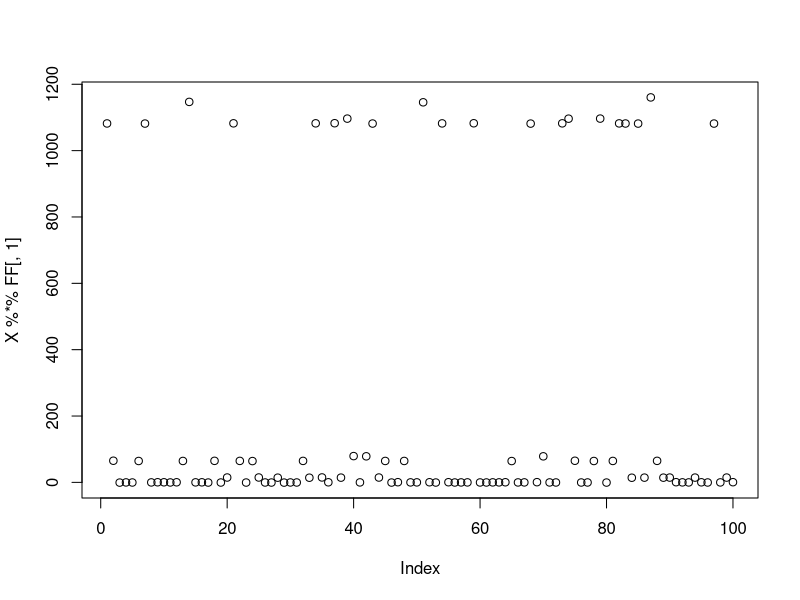
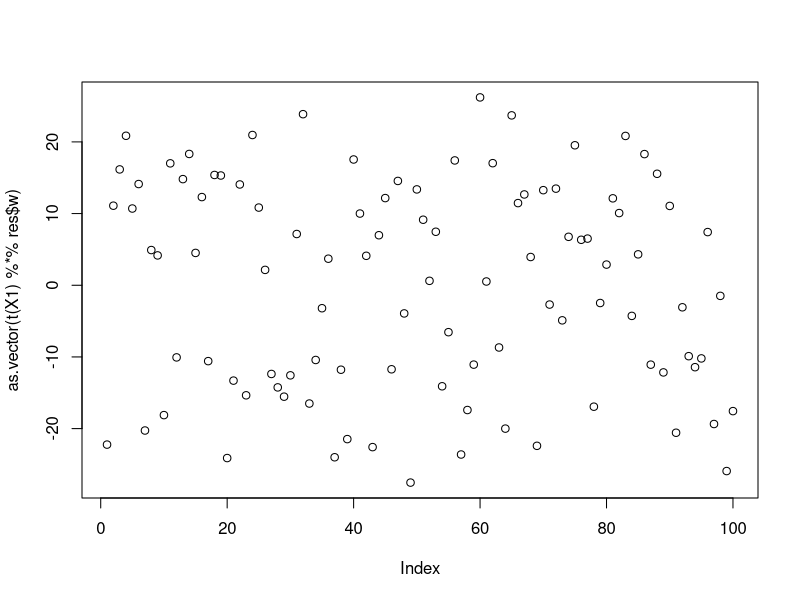
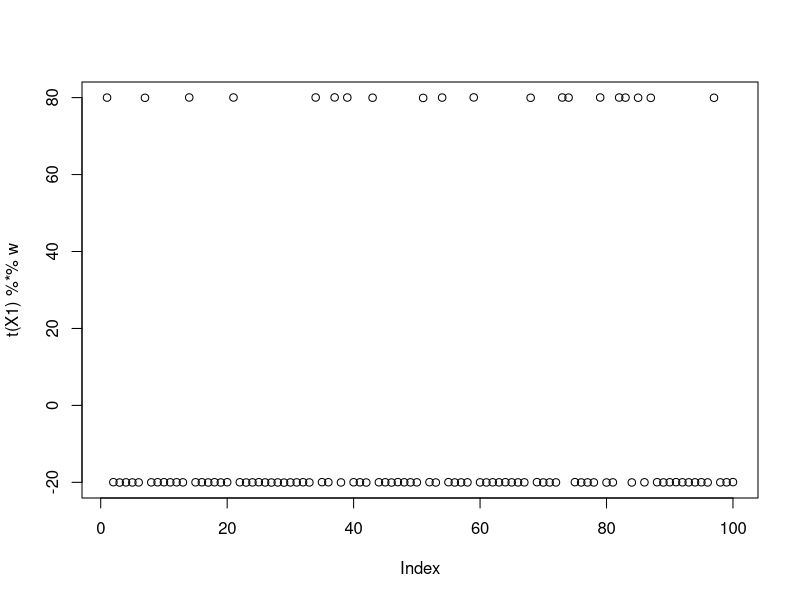
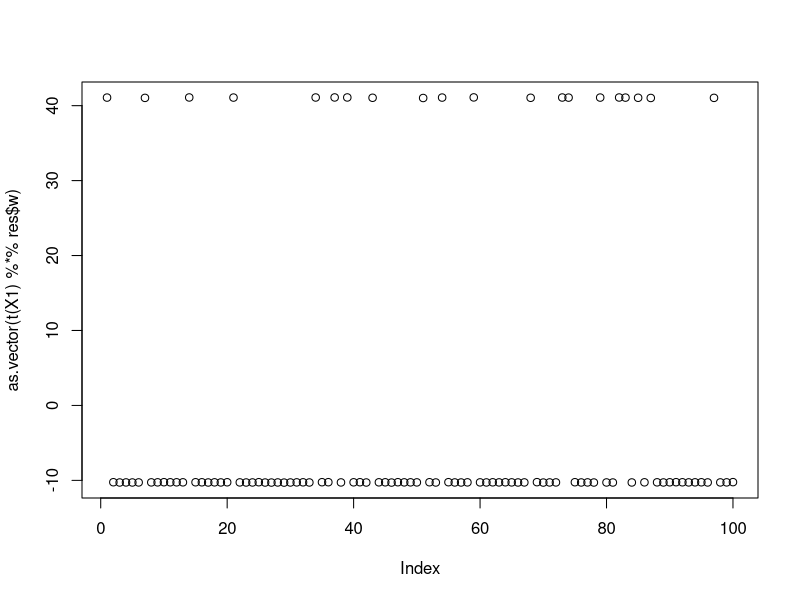
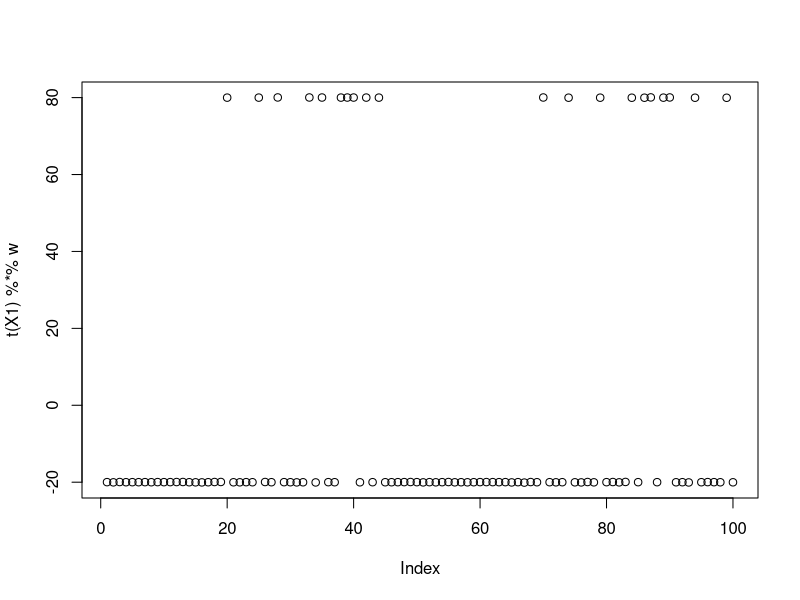
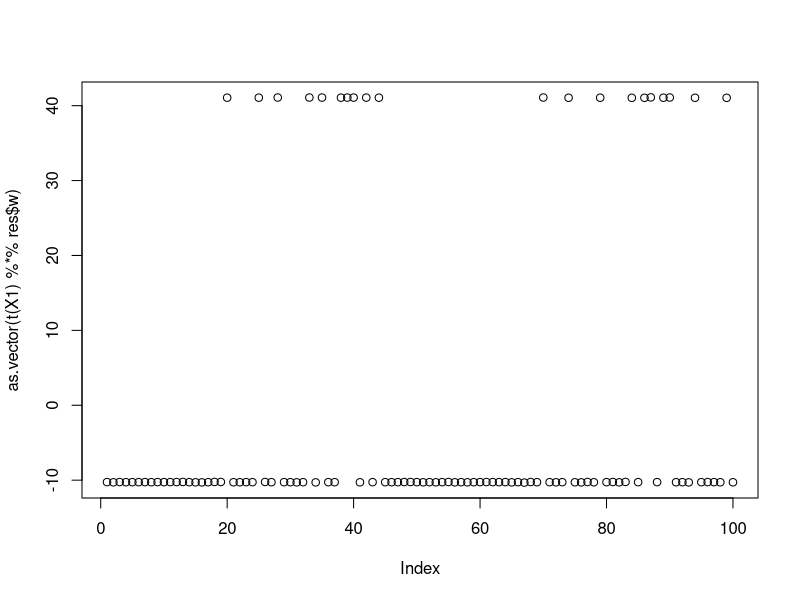
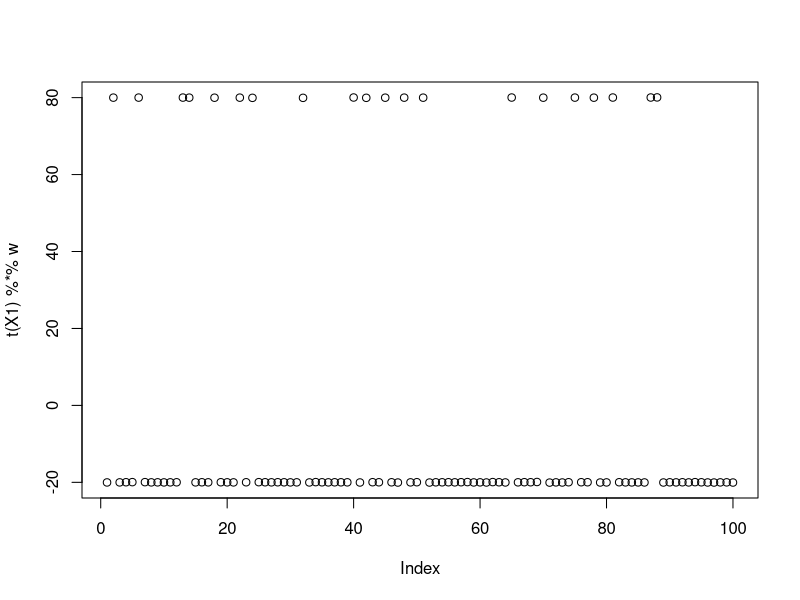
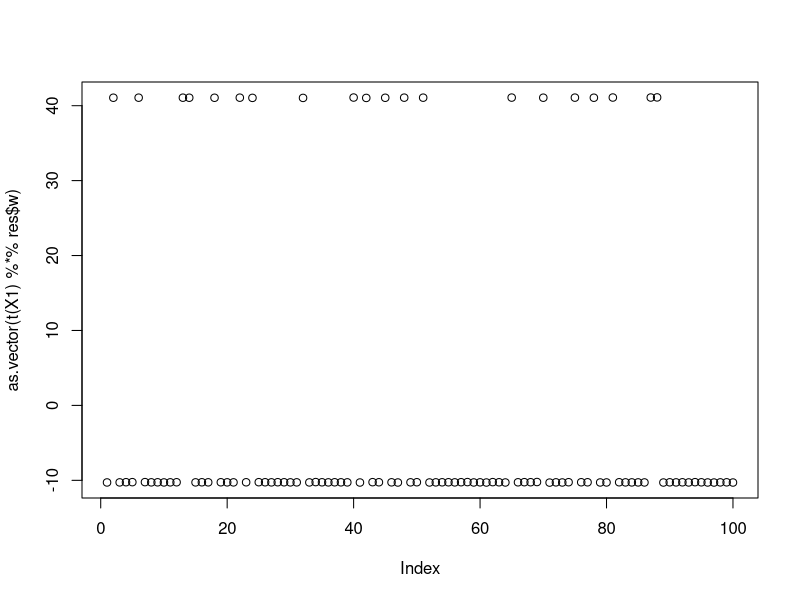

Here is the R script that generated these plots, in order:
## ---- chunk 1
#' Single-unit FastICA update with an intercept term 'c'
#'
#' @param X The pre-processed (centered and whitened) data matrix (p x n).
#' @param w The current weight vector (p x 1).
#' @param c The current intercept scalar.
#' @param c_update_steps How many Newton steps to take for 'c' per iteration. 
#'                       1 is usually sufficient.
#' @return A list containing the updated 'w' (unnormalized) and 'c'.

fastica_r1update_wc = function(X, w, c, c_update_steps = 1) {
  
  # 1. Normalize w (as before)
  w = w / sqrt(sum(w^2))
  
  # --- Step 1: Update the intercept 'c' ---
  
  # Get the current projection *without* the intercept
  # P_current is an (n x 1) vector
  P_current = as.vector(t(X) %*% w) 
  
  # We want to find 'c' that solves E[g(P_current + c)] = 0
  # We use one (or more) Newton steps: c_new = c - f(c) / f'(c)
  
  for (i in 1:c_update_steps) {
    P_shifted = P_current + c
    
    # g(P_current + c)
    G_c = tanh(P_shifted) 
    
    # g'(P_current + c)
    G2_c = 1 - tanh(P_shifted)^2 
    
    # E[g(P_current + c)]
    mean_G = mean(G_c) 
    
    # E[g'(P_current + c)]
    mean_G2 = mean(G2_c) 
    
    # The Newton step (add epsilon for stability)
    c = c - mean_G / (mean_G2 + 1e-6)
  }
  
  # --- Step 2: Update the weight vector 'w' ---
  
  # Now we use the *updated* 'c' to update 'w'
  # P = w'X + c (using the new 'c' from Step 1)
  P = P_current + c 
  
  # g(P)
  G = tanh(P)
  
  # g'(P)
  G2 = 1 - tanh(P)^2
  
  # The FastICA update rule for 'w':
  # w_new = E[X * g(P)] - E[g'(P)] * w
  # (Note: We use sum(G2) as an estimate for E[g'(P)] * n)
  # (and X %*% G as an estimate for E[X*g(P)] * n)
  # The 'n' scaling factor cancels, as 'w' is normalized next iteration.
  w_new = X %*% G - sum(G2) * w 
  
  # 4. Return the updated vector and intercept
  return(list(w = w_new, c = c))
}

#'
#' This is the function that the "profiled" and "skew" update rules
#' are trying to find an extremum (max/min) of.
#'
#' @param X The pre-processed (centered and whitened) data matrix (p x n).
#' @param w The weight vector (p x 1).
#' @param c The intercept scalar.
#' @return The scalar value of the objective function.

compute_objective = function(X, w, c) {
  
  # 1. Normalize w to stay on the ||w||=1 constraint
  w = w / sqrt(sum(w^2))
  
  # 2. Calculate the projection
  P = as.vector(t(X) %*% w) # (n x 1) vector

  # 3. Create the shifted projection
  S = P + c
  
  # 5. Apply G(u) = log(cosh(u))
  G_S = log(cosh(S))
  
  # 6. Compute the expectation (as a sample mean)
  objective_value = mean(G_S)
  
  return(objective_value)
}
## ---- chunk 2
preprocess = function(X, n.comp=10){
  n <- nrow(X)
  p <- ncol(X)
  X <- scale(X, scale = FALSE)
  X <- t(X)
  
  ## This appears to be equivalant to X1 = t(svd(X)$v[,1:n.comp])       
  V <- X %*% t(X)/n
  s <- La.svd(V)
  D <- diag(c(1/sqrt(s$d)))
  K <- D %*% t(s$u)
  K <- matrix(K[1:n.comp, ], n.comp, p)
  X1 <- K %*% X
  return(X1)
}
## ---- chunk 3
K=3
p = 1000
n = 100
set.seed(1)
L = matrix(0,nrow=n,ncol=K)
for(i in 1:K){L[sample(1:n,20),i]=1}
FF = matrix(rnorm(p*K), nrow = p, ncol=K)

X = L %*% t(FF) + rnorm(n*p,0,0.01)
plot(X %*% FF[,1])
## ---- chunk 4
X1 = preprocess(X)
w = rnorm(nrow(X1))
c = 0 # this does not matter as c is updated first
res = list(w=w,c=c)
for(i in 1:100)
  res = fastica_r1update_wc(X1,res$w,res$c)
cor(L,t(X1) %*% res$w)
plot(as.vector(t(X1) %*% res$w))
res$c
compute_objective(X1,res$w,res$c)
## ---- chunk 5
w = X1 %*% L[,1]
plot(t(X1) %*% w)

c = 0 # note this does not matter much because c gets updated first in the algorithm
res = list(w=w,c=c)
for(i in 1:100)
  res = fastica_r1update_wc(X1,res$w,res$c)
cor(L,t(X1) %*% res$w)
plot(as.vector(t(X1) %*% res$w))
print(compute_objective(X1,res$w,res$c), digits=20)
## ---- chunk 6
w = X1 %*% L[,2]
plot(t(X1) %*% w)

c = 0 # note this does not matter much because c gets updated first in the algorithm
res = list(w=w,c=c)
for(i in 1:100)
  res = fastica_r1update_wc(X1,res$w,res$c)
cor(L,t(X1) %*% res$w)
plot(as.vector(t(X1) %*% res$w))
print(compute_objective(X1,res$w,res$c), digits=20)
## ---- chunk 7
w = X1 %*% L[,3]
plot(t(X1) %*% w)

c = 0 # note this does not matter much because c gets updated first in the algorithm
res = list(w=w,c=c)
for(i in 1:100)
  res = fastica_r1update_wc(X1,res$w,res$c)
cor(L,t(X1) %*% res$w)
plot(as.vector(t(X1) %*% res$w))
print(compute_objective(X1,res$w,res$c),digits=20)
## ---- chunk 8
obj = rep(0,100)
for(seed in 1:100){
  set.seed(seed)
  res = list(w = rnorm(nrow(X1)), c=0)
  for(i in 1:100)
    res = fastica_r1update_wc(X1,res$w,res$c)
  obj[seed] = compute_objective(X1,res$w,res$c)
}
plot(obj)
print(sort(obj,decreasing=TRUE)[1:15],digits=20)
## ---- chunk 9
seed= order(obj,decreasing=TRUE)[1]
set.seed(seed)
res = list(w = rnorm(nrow(X1)), c=0)
for(i in 1:100)
  res = fastica_r1update_wc(X1,res$w,res$c)
cor(L,t(X1) %*% res$w)
plot(as.vector(t(X1) %*% res$w))
max(obj)
## ---- chunk 10
seed= order(obj,decreasing=TRUE)[8]
set.seed(seed)
res = list(w = rnorm(nrow(X1)), c=0)
for(i in 1:100)
  res = fastica_r1update_wc(X1,res$w,res$c)
cor(L,t(X1) %*% res$w)
plot(as.vector(t(X1) %*% res$w))
## ---- chunk 11
seed= order(obj,decreasing=TRUE)[11]
set.seed(seed)
res = list(w = rnorm(nrow(X1)), c=0)
for(i in 1:100)
  res = fastica_r1update_wc(X1,res$w,res$c)
cor(L,t(X1) %*% res$w)
plot(as.vector(t(X1) %*% res$w))
## ---- chunk 12
obj = rep(0,10)
for(pc in 1:10){
  w = rep(0,10)
  w[pc] = 1
  res = list(w = w, c=0)
  for(i in 1:100)
    res = fastica_r1update_wc(X1,res$w,res$c)
  obj[pc] = compute_objective(X1,res$w,res$c)
}
plot(obj)
print(sort(obj,decreasing=TRUE)[1:10],digits=20)
## ---- chunk 13
obj = rep(0,100)
for(seed in 1:100){
  set.seed(seed)
  res = list(w = c(rnorm(3),rep(0,7)), c=0)
  for(i in 1:100)
    res = fastica_r1update_wc(X1,res$w,res$c)
  obj[seed] = compute_objective(X1,res$w,res$c)
}
plot(log(max(obj)-obj))
print(sort(obj-max(obj),decreasing=TRUE),digits=20)
## ---- chunk 14
# set up L to be a tree with 4 tips and 7 branches (including top shared branch)
set.seed(1)
n = 100
p = 1000
L = matrix(0,nrow=n,ncol=6)
L[1:50,1] = 1 #top split L
L[51:100,2] = 1 # top split R
L[1:25,3]  = 1
L[26:50,4] = 1
L[51:75,5] = 1
L[76:100,6] = 1
FF = matrix(rnorm(p*6),nrow=p) 
X = L %*% t(FF) + rnorm(n*p,0,0.01)
image(X%*% t(X))
X1 = preprocess(X)
## ---- chunk 15
obj = rep(0,100)
Lhat = matrix(nrow=100,ncol=n)
for(seed in 1:100){
  set.seed(seed)
  res = list(w = c(rnorm(3),rep(0,7)), c=0)
  for(i in 1:100)
    res = fastica_r1update_wc(X1,res$w,res$c)
  obj[seed] = compute_objective(X1,res$w,res$c)
  Lhat[seed,] = t(X1) %*% res$w
}
plot(obj)
image(Lhat[order(obj,decreasing=TRUE),])
## ---- chunk 16
seed = order(obj,decreasing=TRUE)[1]
set.seed(seed)
res = list(w = c(rnorm(3),rep(0,7)), c=0)
for(i in 1:100)
  res = fastica_r1update_wc(X1,res$w,res$c)

cor(L,t(X1) %*% res$w)
plot(as.vector(t(X1) %*% res$w))
## ---- chunk 17
seed = order(obj,decreasing=TRUE)[3]
set.seed(seed)
res = list(w = c(rnorm(3),rep(0,7)), c=0)
for(i in 1:100)
  res = fastica_r1update_wc(X1,res$w,res$c)

cor(L,t(X1) %*% res$w)
plot(as.vector(t(X1) %*% res$w))
## ---- chunk 18
set.seed(1)
w.init = c(rnorm(3),rep(0,7))
w.init = w.init - sum(w.init * res$w)/(sum(res$w^2)) * res$w
res = list(w = w.init, c=0)
for(i in 1:100)
  res = fastica_r1update_wc(X1,res$w,res$c)
cor(L,t(X1) %*% res$w)
plot(as.vector(t(X1) %*% res$w))
## ---- chunk 19
#'
#' This is the function that the "profiled" and "skew" update rules
#' are trying to find an extremum (max/min) of.
#'
#' @param X The pre-processed (centered and whitened) data matrix (p x n).
#' @param w The weight vector (p x 1).
#' @return The scalar value of the objective function.

compute_profiled_objective = function(X, w) {
  
  # 1. Normalize w to stay on the ||w||=1 constraint
  w = w / sqrt(sum(w^2))
  
  # 2. Calculate the projection
  P = as.vector(t(X) %*% w) # (n x 1) vector
  
  # 3. Approximate c(w) from skewness (same as in your update rule)
  skewness_estimate = mean(P^3)
  c_approx = - sign(skewness_estimate) * (abs(skewness_estimate))^(1/3)
  
  # 4. Create the shifted projection
  S = P + c_approx
  
  # 5. Apply G(u) = log(cosh(u))
  G_S = log(cosh(S))
  
  # 6. Compute the expectation (as a sample mean)
  objective_value = mean(G_S)
  
  return(objective_value)
}

#' Single-unit FastICA update using the total derivative of the
#' profiled objective J(w, c(w))
#'
#' @param X The pre-processed (centered and whitened) data matrix (p x n).
#' @param w The current weight vector (p x 1).
#' @return The updated, unnormalized weight vector 'w'.

fastica_r1update_profiled = function(X, w){
  
  n_samples = ncol(X)
  
  # 1. Normalize w
  w = w / sqrt(sum(w^2))
  
  # 2. Get projection and approximate c(w)
  P = as.vector(t(X) %*% w)
  skewness_estimate = mean(P^3)
  c_approx = - sign(skewness_estimate) * (abs(skewness_estimate))^(1/3)
  
  # 3. Create the shifted projection
  P_shifted = P + c_approx
  
  # 4. Calculate g(P) and g'(P)
  G = tanh(P_shifted)
  G2 = 1 - tanh(P_shifted)^2
  
  # 5. Calculate all the expectation terms
  # (Note: We use sums/matrix products for (n * E[...]))
  E_Xg = X %*% G             # n * E[X g(P)]
  E_g2 = sum(G2)             # n * E[g'(P)]
  
  # --- New terms required for the correction ---
  E_g = sum(G)               # n * E[g(P)]
  E_Xg2 = X %*% G2           # n * E[X g'(P)]
  
  # Calculate the scalar correction factor
  # (E_g / n) / (E_g2 / n) = E_g / E_g2
  # Add epsilon for stability
  correction_scalar = E_g / (E_g2 + 1e-6) 
  
  # 6. Calculate the new correction term vector
  correction_term = correction_scalar * E_Xg2
  
  # 7. Apply the full, new update rule
  # w_new = (E_Xg - correction_term) - E_g2 * w
  w_new = (E_Xg - correction_term) - E_g2 * w
  
  return(w_new)
}
## ---- chunk 20
set.seed(1)
w = X1 %*% L[,1] + rnorm(nrow(X1),0,5)
plot(t(X1) %*% w)
init_val = t(X1) %*% w
init_val = init_val/sqrt(mean(init_val^2))

for(i in 1:100)
  w = fastica_r1update_profiled(X1,w)
cor(L,t(X1) %*% w)
plot(as.vector(t(X1) %*% w))
compute_profiled_objective(X1,w)
## ---- chunk 21
obj = rep(0,100)
for(seed in 1:100){
  set.seed(seed)
  w = rnorm(nrow(X1))
  for(i in 1:100)
    w = fastica_r1update_profiled(X1,w)
  obj[seed] = compute_profiled_objective(X1,w)
}
plot(obj)
## ---- chunk 22
seed= which.max(obj)
set.seed(seed)
w = rnorm(nrow(X1))
for(i in 1:100)
  w = fastica_r1update_profiled(X1,w)
cor(L,t(X1) %*% w)
plot(as.vector(t(X1) %*% w))
